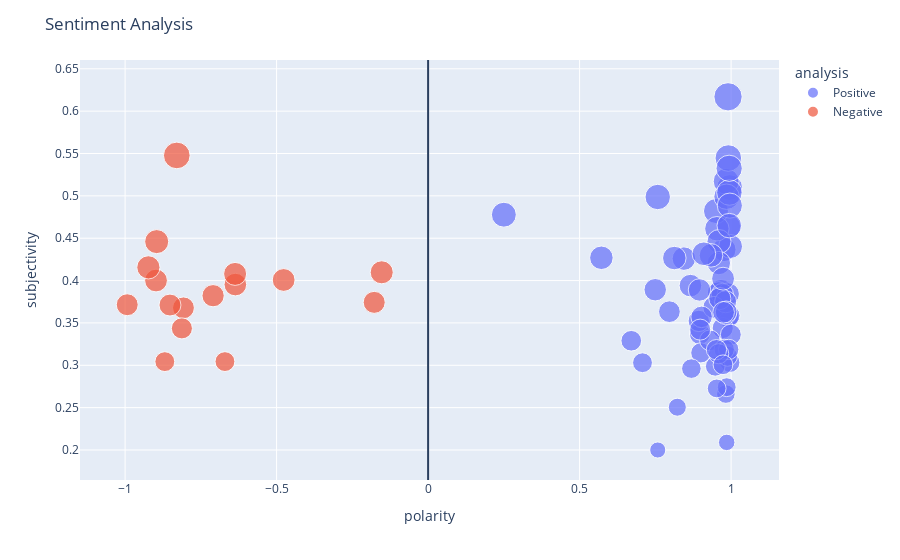

Here is the notebook cell this chart was saved with:
### Code cell
import plotly.express as px

fig = px.scatter(rpr,
                x='polarity',
                y='subjectivity',
                color='analysis',
                size='subjectivity'
                )

fig.update_layout(title='Sentiment Analysis',
                shapes=[dict(
                    type='line',
                    yref='paper', y0=0, y1=1,
                    xref='x', x0=0, x1=0
                )]
                )

fig.show()
